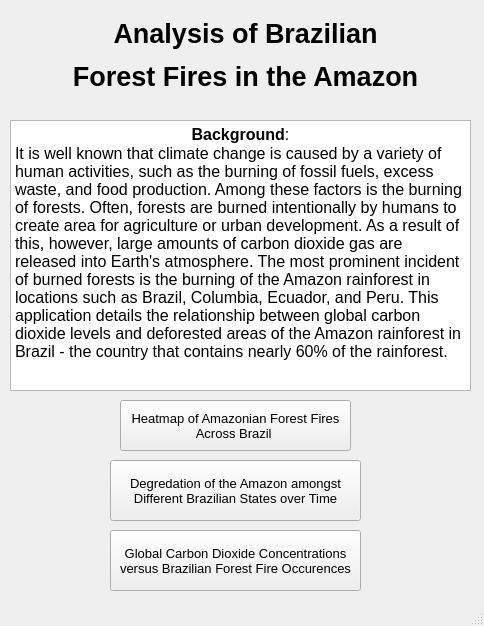
<?xml version="1.0" encoding="UTF-8"?>
<ui version="4.0">
 <class>MainWindow</class>
 <widget class="QMainWindow" name="MainWindow">
  <property name="geometry">
   <rect>
    <x>0</x>
    <y>0</y>
    <width>484</width>
    <height>626</height>
   </rect>
  </property>
  <property name="windowTitle">
   <string>MainWindow</string>
  </property>
  <widget class="QWidget" name="centralwidget">
   <widget class="QLabel" name="label">
    <property name="geometry">
     <rect>
      <x>20</x>
      <y>10</y>
      <width>451</width>
      <height>91</height>
     </rect>
    </property>
    <property name="text">
     <string>&lt;html&gt;&lt;head/&gt;&lt;body&gt;&lt;p align=&quot;center&quot;&gt;&lt;span style=&quot; font-size:20pt; font-weight:600;&quot;&gt;Analysis of Brazilian&lt;/span&gt;&lt;/p&gt;&lt;p align=&quot;center&quot;&gt;&lt;span style=&quot; font-size:20pt; font-weight:600;&quot;&gt;Forest Fires in the Amazon&lt;/span&gt;&lt;/p&gt;&lt;/body&gt;&lt;/html&gt;</string>
    </property>
   </widget>
   <widget class="QTextBrowser" name="textBrowser">
    <property name="geometry">
     <rect>
      <x>10</x>
      <y>120</y>
      <width>461</width>
      <height>271</height>
     </rect>
    </property>
    <property name="html">
     <string>&lt;!DOCTYPE HTML PUBLIC &quot;-//W3C//DTD HTML 4.0//EN&quot; &quot;http://www.w3.org/TR/REC-html40/strict.dtd&quot;&gt;
&lt;html&gt;&lt;head&gt;&lt;meta name=&quot;qrichtext&quot; content=&quot;1&quot; /&gt;&lt;style type=&quot;text/css&quot;&gt;
p, li { white-space: pre-wrap; }
&lt;/style&gt;&lt;/head&gt;&lt;body style=&quot; font-family:'MS Shell Dlg 2'; font-size:8.25pt; font-weight:400; font-style:normal;&quot;&gt;
&lt;p align=&quot;center&quot; style=&quot; margin-top:0px; margin-bottom:0px; margin-left:0px; margin-right:0px; -qt-block-indent:0; text-indent:0px;&quot;&gt;&lt;span style=&quot; font-size:12pt; font-weight:600;&quot;&gt;Background&lt;/span&gt;&lt;span style=&quot; font-size:12pt;&quot;&gt;:&lt;/span&gt;&lt;/p&gt;
&lt;p style=&quot; margin-top:0px; margin-bottom:0px; margin-left:0px; margin-right:0px; -qt-block-indent:0; text-indent:0px;&quot;&gt;&lt;span style=&quot; font-size:12pt;&quot;&gt;It is well known that climate change is caused by a variety of human activities, such as the burning of fossil fuels, excess waste, and food production. Among these factors is the burning of forests. Often, forests are burned intentionally by humans to create area for agriculture or urban development. As a result of this, however, large amounts of carbon dioxide gas are released into Earth's atmosphere. The most prominent incident of burned forests is the burning of the Amazon rainforest in locations such as Brazil, Columbia, Ecuador, and Peru. This application details the relationship between global carbon dioxide levels and deforested areas of the Amazon rainforest in Brazil - the country that contains nearly 60% of the rainforest.&lt;/span&gt;&lt;/p&gt;&lt;/body&gt;&lt;/html&gt;</string>
    </property>
   </widget>
   <widget class="QPushButton" name="pushButton">
    <property name="geometry">
     <rect>
      <x>120</x>
      <y>400</y>
      <width>231</width>
      <height>51</height>
     </rect>
    </property>
    <property name="font">
     <font>
      <pointsize>10</pointsize>
     </font>
    </property>
    <property name="text">
     <string>Heatmap of Amazonian Forest Fires 
Across Brazil </string>
    </property>
   </widget>
   <widget class="QPushButton" name="pushButton_2">
    <property name="geometry">
     <rect>
      <x>110</x>
      <y>460</y>
      <width>251</width>
      <height>61</height>
     </rect>
    </property>
    <property name="font">
     <font>
      <pointsize>10</pointsize>
     </font>
    </property>
    <property name="text">
     <string>Degredation of the Amazon amongst
Different Brazilian States over Time</string>
    </property>
   </widget>
   <widget class="QPushButton" name="pushButton_3">
    <property name="geometry">
     <rect>
      <x>110</x>
      <y>530</y>
      <width>251</width>
      <height>61</height>
     </rect>
    </property>
    <property name="font">
     <font>
      <pointsize>10</pointsize>
     </font>
    </property>
    <property name="text">
     <string>Global Carbon Dioxide Concentrations
versus Brazilian Forest Fire Occurences</string>
    </property>
   </widget>
  </widget>
  <widget class="QStatusBar" name="statusbar"/>
 </widget>
 <resources/>
 <connections/>
</ui>
